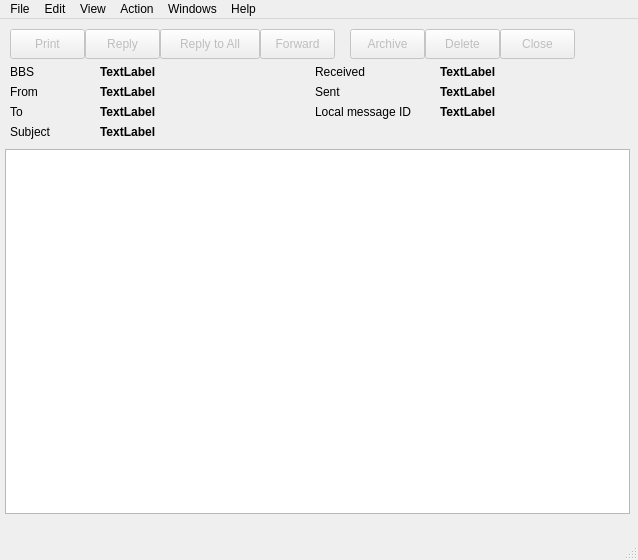
<?xml version="1.0" encoding="UTF-8"?>
<ui version="4.0">
 <class>ReadMessageDialogClass</class>
 <widget class="QMainWindow" name="ReadMessageDialogClass">
  <property name="geometry">
   <rect>
    <x>0</x>
    <y>0</y>
    <width>638</width>
    <height>560</height>
   </rect>
  </property>
  <property name="windowTitle">
   <string>Read Message</string>
  </property>
  <widget class="QWidget" name="centralWidget">
   <widget class="QPlainTextEdit" name="c_message_body">
    <property name="geometry">
     <rect>
      <x>5</x>
      <y>130</y>
      <width>625</width>
      <height>365</height>
     </rect>
    </property>
    <property name="sizeAdjustPolicy">
     <enum>QAbstractScrollArea::SizeAdjustPolicy::AdjustIgnored</enum>
    </property>
   </widget>
   <widget class="QLabel" name="label">
    <property name="geometry">
     <rect>
      <x>10</x>
      <y>45</y>
      <width>90</width>
      <height>16</height>
     </rect>
    </property>
    <property name="text">
     <string>BBS</string>
    </property>
   </widget>
   <widget class="QLabel" name="c_bbs">
    <property name="geometry">
     <rect>
      <x>100</x>
      <y>45</y>
      <width>200</width>
      <height>16</height>
     </rect>
    </property>
    <property name="font">
     <font>
      <bold>true</bold>
     </font>
    </property>
    <property name="text">
     <string>TextLabel</string>
    </property>
   </widget>
   <widget class="QLabel" name="label_3">
    <property name="geometry">
     <rect>
      <x>10</x>
      <y>65</y>
      <width>90</width>
      <height>16</height>
     </rect>
    </property>
    <property name="text">
     <string>From</string>
    </property>
   </widget>
   <widget class="QLabel" name="c_from">
    <property name="geometry">
     <rect>
      <x>100</x>
      <y>65</y>
      <width>200</width>
      <height>16</height>
     </rect>
    </property>
    <property name="font">
     <font>
      <bold>true</bold>
     </font>
    </property>
    <property name="text">
     <string>TextLabel</string>
    </property>
   </widget>
   <widget class="QLabel" name="label_5">
    <property name="geometry">
     <rect>
      <x>10</x>
      <y>85</y>
      <width>90</width>
      <height>16</height>
     </rect>
    </property>
    <property name="text">
     <string>To</string>
    </property>
   </widget>
   <widget class="QLabel" name="c_to">
    <property name="geometry">
     <rect>
      <x>100</x>
      <y>85</y>
      <width>200</width>
      <height>16</height>
     </rect>
    </property>
    <property name="font">
     <font>
      <bold>true</bold>
     </font>
    </property>
    <property name="text">
     <string>TextLabel</string>
    </property>
   </widget>
   <widget class="QLabel" name="label_7">
    <property name="geometry">
     <rect>
      <x>10</x>
      <y>105</y>
      <width>90</width>
      <height>16</height>
     </rect>
    </property>
    <property name="text">
     <string>Subject</string>
    </property>
   </widget>
   <widget class="QLabel" name="c_subject">
    <property name="geometry">
     <rect>
      <x>100</x>
      <y>105</y>
      <width>525</width>
      <height>16</height>
     </rect>
    </property>
    <property name="font">
     <font>
      <bold>true</bold>
     </font>
    </property>
    <property name="text">
     <string>TextLabel</string>
    </property>
   </widget>
   <widget class="QLabel" name="label_9">
    <property name="geometry">
     <rect>
      <x>315</x>
      <y>45</y>
      <width>125</width>
      <height>16</height>
     </rect>
    </property>
    <property name="text">
     <string>Received</string>
    </property>
   </widget>
   <widget class="QLabel" name="c_received">
    <property name="geometry">
     <rect>
      <x>440</x>
      <y>45</y>
      <width>185</width>
      <height>16</height>
     </rect>
    </property>
    <property name="font">
     <font>
      <bold>true</bold>
     </font>
    </property>
    <property name="text">
     <string>TextLabel</string>
    </property>
   </widget>
   <widget class="QLabel" name="c_sent">
    <property name="geometry">
     <rect>
      <x>440</x>
      <y>65</y>
      <width>185</width>
      <height>16</height>
     </rect>
    </property>
    <property name="font">
     <font>
      <bold>true</bold>
     </font>
    </property>
    <property name="text">
     <string>TextLabel</string>
    </property>
   </widget>
   <widget class="QLabel" name="label_12">
    <property name="geometry">
     <rect>
      <x>315</x>
      <y>65</y>
      <width>125</width>
      <height>16</height>
     </rect>
    </property>
    <property name="text">
     <string>Sent</string>
    </property>
   </widget>
   <widget class="QPushButton" name="pushButton">
    <property name="enabled">
     <bool>false</bool>
    </property>
    <property name="geometry">
     <rect>
      <x>10</x>
      <y>10</y>
      <width>75</width>
      <height>30</height>
     </rect>
    </property>
    <property name="text">
     <string>Print</string>
    </property>
   </widget>
   <widget class="QPushButton" name="pushButton_2">
    <property name="enabled">
     <bool>false</bool>
    </property>
    <property name="geometry">
     <rect>
      <x>85</x>
      <y>10</y>
      <width>75</width>
      <height>30</height>
     </rect>
    </property>
    <property name="text">
     <string>Reply</string>
    </property>
   </widget>
   <widget class="QPushButton" name="pushButton_3">
    <property name="enabled">
     <bool>false</bool>
    </property>
    <property name="geometry">
     <rect>
      <x>160</x>
      <y>10</y>
      <width>100</width>
      <height>30</height>
     </rect>
    </property>
    <property name="text">
     <string>Reply to All</string>
    </property>
   </widget>
   <widget class="QPushButton" name="pushButton_4">
    <property name="enabled">
     <bool>false</bool>
    </property>
    <property name="geometry">
     <rect>
      <x>260</x>
      <y>10</y>
      <width>75</width>
      <height>30</height>
     </rect>
    </property>
    <property name="text">
     <string>Forward</string>
    </property>
   </widget>
   <widget class="QPushButton" name="pushButton_5">
    <property name="enabled">
     <bool>false</bool>
    </property>
    <property name="geometry">
     <rect>
      <x>350</x>
      <y>10</y>
      <width>75</width>
      <height>30</height>
     </rect>
    </property>
    <property name="text">
     <string>Archive</string>
    </property>
   </widget>
   <widget class="QPushButton" name="pushButton_6">
    <property name="enabled">
     <bool>false</bool>
    </property>
    <property name="geometry">
     <rect>
      <x>425</x>
      <y>10</y>
      <width>75</width>
      <height>30</height>
     </rect>
    </property>
    <property name="text">
     <string>Delete</string>
    </property>
   </widget>
   <widget class="QPushButton" name="pushButton_7">
    <property name="enabled">
     <bool>false</bool>
    </property>
    <property name="geometry">
     <rect>
      <x>500</x>
      <y>10</y>
      <width>75</width>
      <height>30</height>
     </rect>
    </property>
    <property name="text">
     <string>Close</string>
    </property>
   </widget>
   <widget class="QLabel" name="c_local_id">
    <property name="geometry">
     <rect>
      <x>440</x>
      <y>85</y>
      <width>185</width>
      <height>16</height>
     </rect>
    </property>
    <property name="font">
     <font>
      <bold>true</bold>
     </font>
    </property>
    <property name="text">
     <string>TextLabel</string>
    </property>
   </widget>
   <widget class="QLabel" name="label_13">
    <property name="geometry">
     <rect>
      <x>315</x>
      <y>85</y>
      <width>125</width>
      <height>16</height>
     </rect>
    </property>
    <property name="text">
     <string>Local message ID</string>
    </property>
   </widget>
  </widget>
  <widget class="QStatusBar" name="statusBar"/>
  <widget class="QMenuBar" name="menuBar">
   <property name="geometry">
    <rect>
     <x>0</x>
     <y>0</y>
     <width>638</width>
     <height>33</height>
    </rect>
   </property>
   <widget class="QMenu" name="menuPrint">
    <property name="title">
     <string>File</string>
    </property>
    <addaction name="actionSend"/>
    <addaction name="separator"/>
    <addaction name="actionOpen"/>
    <addaction name="actionSave"/>
    <addaction name="actionSave_As"/>
    <addaction name="actionSave_As_No_Headers"/>
    <addaction name="separator"/>
    <addaction name="actionPrint"/>
    <addaction name="actionPrint_No_Headers"/>
    <addaction name="separator"/>
    <addaction name="actionClose"/>
   </widget>
   <widget class="QMenu" name="menuEdit">
    <property name="title">
     <string>Edit</string>
    </property>
    <addaction name="actionCut"/>
    <addaction name="actionCopy"/>
    <addaction name="actionPaste"/>
    <addaction name="separator"/>
    <addaction name="actionSelect_All"/>
    <addaction name="separator"/>
    <addaction name="actionDelete_Message"/>
   </widget>
   <widget class="QMenu" name="menuView">
    <property name="title">
     <string>View</string>
    </property>
    <addaction name="actionPacket_Header"/>
    <addaction name="actionJNOS_Line_Fix_BETA"/>
   </widget>
   <widget class="QMenu" name="menuAction">
    <property name="title">
     <string>Action</string>
    </property>
    <widget class="QMenu" name="menuResend">
     <property name="title">
      <string>Resend</string>
     </property>
     <addaction name="actionSame_Message_ID"/>
     <addaction name="actionNew_Message_ID"/>
    </widget>
    <addaction name="actionReply"/>
    <addaction name="actionReply_to_All"/>
    <addaction name="actionForward"/>
    <addaction name="actionSet_to_Unread"/>
    <addaction name="menuResend"/>
    <addaction name="separator"/>
    <addaction name="actionAdd_Address"/>
    <addaction name="actionChange_Route"/>
    <addaction name="actionCopy_to_ICS213mm_Format"/>
    <addaction name="actionOpen_in_Form"/>
    <addaction name="separator"/>
    <addaction name="actionLine_Draw_toggle"/>
    <addaction name="actionFont"/>
    <addaction name="actionReset_Font_default"/>
   </widget>
   <widget class="QMenu" name="menuWindows">
    <property name="title">
     <string>Windows</string>
    </property>
    <addaction name="actionReset_Form_to_Normal"/>
   </widget>
   <widget class="QMenu" name="menuHelp">
    <property name="title">
     <string>Help</string>
    </property>
   </widget>
   <addaction name="menuPrint"/>
   <addaction name="menuEdit"/>
   <addaction name="menuView"/>
   <addaction name="menuAction"/>
   <addaction name="menuWindows"/>
   <addaction name="menuHelp"/>
  </widget>
  <action name="actionSend">
   <property name="text">
    <string>Send</string>
   </property>
  </action>
  <action name="actionOpen">
   <property name="text">
    <string>Open</string>
   </property>
  </action>
  <action name="actionSave">
   <property name="text">
    <string>Save</string>
   </property>
  </action>
  <action name="actionSave_As">
   <property name="text">
    <string>Save As...</string>
   </property>
  </action>
  <action name="actionSave_As_No_Headers">
   <property name="text">
    <string>Save As, No Headers...</string>
   </property>
  </action>
  <action name="actionPrint">
   <property name="text">
    <string>Print...</string>
   </property>
  </action>
  <action name="actionPrint_No_Headers">
   <property name="text">
    <string>Print, No Headers...</string>
   </property>
  </action>
  <action name="actionClose">
   <property name="text">
    <string>Close</string>
   </property>
  </action>
  <action name="actionCut">
   <property name="text">
    <string>Cut</string>
   </property>
  </action>
  <action name="actionCopy">
   <property name="text">
    <string>Copy</string>
   </property>
  </action>
  <action name="actionPaste">
   <property name="text">
    <string>Paste</string>
   </property>
  </action>
  <action name="actionSelect_All">
   <property name="text">
    <string>Select All</string>
   </property>
  </action>
  <action name="actionDelete_Message">
   <property name="text">
    <string>Delete Message</string>
   </property>
  </action>
  <action name="actionPacket_Header">
   <property name="text">
    <string>Packet Header</string>
   </property>
  </action>
  <action name="actionJNOS_Line_Fix_BETA">
   <property name="text">
    <string>JNOS Line Fix (BETA)</string>
   </property>
  </action>
  <action name="actionReply">
   <property name="text">
    <string>Reply</string>
   </property>
  </action>
  <action name="actionReply_to_All">
   <property name="text">
    <string>Reply to All</string>
   </property>
  </action>
  <action name="actionForward">
   <property name="text">
    <string>Forward</string>
   </property>
  </action>
  <action name="actionSet_to_Unread">
   <property name="text">
    <string>Set to Unread</string>
   </property>
  </action>
  <action name="actionAdd_Address">
   <property name="text">
    <string>Add Address...</string>
   </property>
  </action>
  <action name="actionChange_Route">
   <property name="text">
    <string>Change Route...</string>
   </property>
  </action>
  <action name="actionCopy_to_ICS213mm_Format">
   <property name="text">
    <string>Copy to ICS213mm Format</string>
   </property>
  </action>
  <action name="actionOpen_in_Form">
   <property name="text">
    <string>Open in Form</string>
   </property>
  </action>
  <action name="actionLine_Draw_toggle">
   <property name="text">
    <string>Line Draw (toggle)</string>
   </property>
  </action>
  <action name="actionFont">
   <property name="text">
    <string>Font...</string>
   </property>
  </action>
  <action name="actionReset_Font_default">
   <property name="text">
    <string>Reset Font (default)</string>
   </property>
  </action>
  <action name="actionReset_Form_to_Normal">
   <property name="text">
    <string>Reset Form to Normal</string>
   </property>
  </action>
  <action name="actionSame_Message_ID">
   <property name="text">
    <string>Same Message ID</string>
   </property>
  </action>
  <action name="actionNew_Message_ID">
   <property name="text">
    <string>New Message ID</string>
   </property>
  </action>
 </widget>
 <layoutdefault spacing="6" margin="11"/>
 <resources/>
 <connections/>
</ui>
